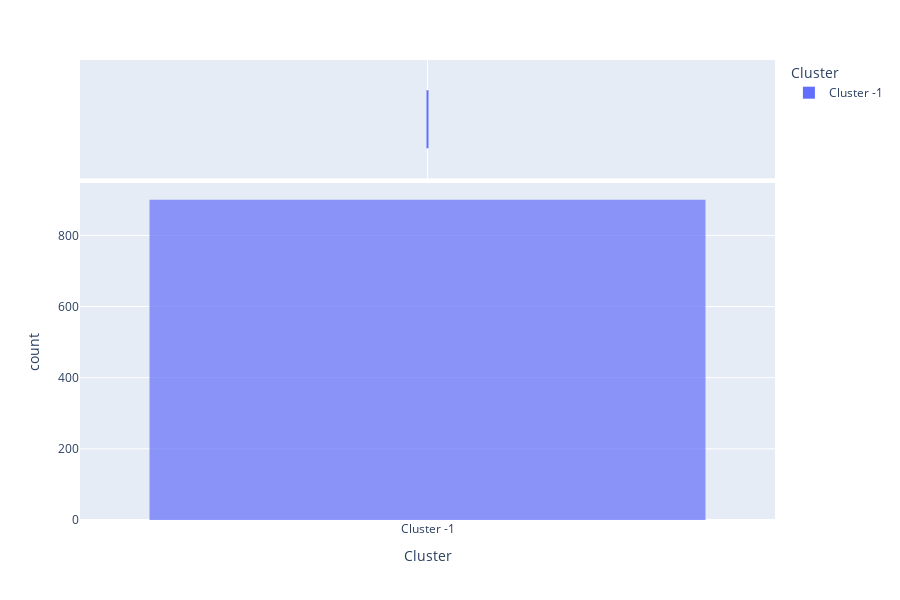

The cell this chart's notebook holds for it:
### Code cell
# Evaluate model
s.evaluate_model(dbscan)

### Figure 1 — Plotly figure (JSON) as saved in the notebook; plotly's stock layout.template omitted (floating-point values rounded to 4 significant figures; data arrays with more than 128 entries replaced by an {"elided": "..."} marker saying what was removed)
{"data": [{"alignmentgroup": "True", "bingroup": "x", "hovertemplate": "Cluster=%{x}<br>count=%{y}<extra></extra>", "legendgroup": "Cluster -1", "marker": {"color": "#636efa", "opacity": 0.7, "pattern": {"shape": ""}}, "name": "Cluster -1", "offsetgroup": "Cluster -1", "orientation": "v", "showlegend": true, "type": "histogram", "x": {"elided": "900 str values"}, "xaxis": "x", "yaxis": "y"}, {"alignmentgroup": "True", "customdata": {"elided": "900x20 mixed values"}, "hovertemplate": "Cluster=%{x}<br>Song=%{customdata[0]}<br>Artist=%{customdata[1]}<br>danceability=%{customdata[2]}<br>energy=%{customdata[3]}<br>key=%{customdata[4]}<br>loudness=%{customdata[5]}<br>mode=%{customdata[6]}<br>speechiness=%{customdata[7]}<br>acousticness=%{customdata[8]}<br>instrumentalness=%{customdata[9]}<br>liveness=%{customdata[10]}<br>valence=%{customdata[11]}<br>tempo=%{customdata[12]}<br>type=%{customdata[13]}<br>id=%{customdata[14]}<br>uri=%{customdata[15]}<br>track_href=%{customdata[16]}<br>analysis_url=%{customdata[17]}<br>duration_ms=%{customdata[18]}<br>time_signature=%{customdata[19]}<extra></extra>", "legendgroup": "Cluster -1", "marker": {"color": "#636efa"}, "name": "Cluster -1", "notched": true, "offsetgroup": "Cluster -1", "showlegend": false, "type": "box", "x": {"elided": "900 str values"}, "xaxis": "x2", "yaxis": "y2"}], "layout": {"barmode": "relative", "height": 600, "legend": {"title": {"text": "Cluster"}, "tracegroupgap": 0}, "margin": {"t": 60}, "xaxis": {"anchor": "y", "categoryarray": ["Cluster -1"], "categoryorder": "array", "domain": [0, 1], "title": {"text": "Cluster"}}, "xaxis2": {"anchor": "y2", "domain": [0, 1], "matches": "x", "showgrid": true, "showticklabels": false}, "yaxis": {"anchor": "x", "domain": [0, 0.7326], "title": {"text": "count"}}, "yaxis2": {"anchor": "x2", "domain": [0.7426, 1], "matches": "y2", "showgrid": false, "showline": false, "showticklabels": false, "ticks": ""}}}
